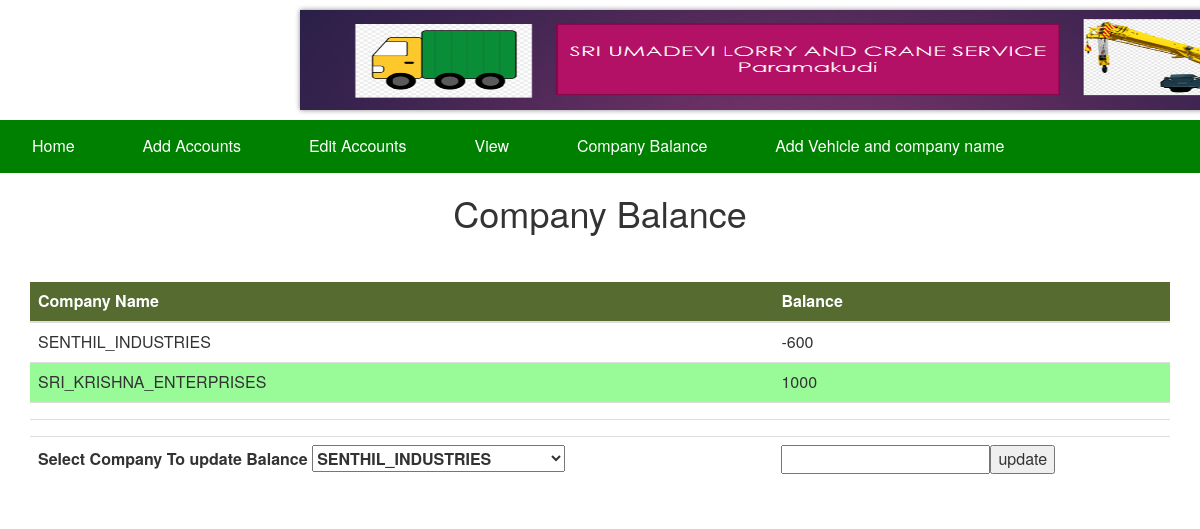
The page /cb.php on the database its author committed.
### tables this page shows
CREATE TABLE `company` (
  `company` varchar(30) NOT NULL,
  `balance` int(7) NOT NULL
);

### cb.php (the view, shortened to what this page needs)
<html>
<head>
  <link rel="stylesheet" href="https://maxcdn.bootstrapcdn.com/bootstrap/3.3.7/css/bootstrap.min.css">
</head>
<body background="nm.png">
<div class="mduimage">
<img src="headd.png" align="middle" height="100" width="1000"><br>
</div>
<br><br><br><br><br><br>
<header>
<button class="button" type="button" onclick="window.location.href='homee.php'">Home</button>
<button class="button" type="button" onclick="window.location.href='add.php'">Add Accounts</button>
<button class="button" type="button" onclick="window.location.href='edit.php'">Edit Accounts</button>
<button class="button" type="button" onclick="window.location.href='view.php'">View</button>
<button class="button" type="button" onclick="window.location.href='cb.php'">Company Balance</button>
<button class="button" type="button" onclick="window.location.href='add1.php'">Add Vehicle and company name</button>
</header>
<div class="container">
<form action="updatebal.php" method="post">
  <h1 align="center">Company Balance</h1>
  <br>
  <br>
  <table class="table">
    <thead>
      <tr bgcolor="darkolivegreen">
        <th>Company Name</th>
        <th>Balance</th>
      </tr>
	  </thead>
	  <?php
$conn=mysqli_connect("localhost","root","","umadevi");
	$sqli = "SELECT* FROM company";
    $resulti = mysqli_query($conn, $sqli);
	$var=0;
    while($rowi = mysqli_fetch_assoc($resulti)) {
		if($var==0)
		{
	  echo "<tr >";
	  echo "<td>".$rowi['company']."</td><td>" . $rowi['balance']. "</td> ";
      echo "</tr>";
	  $var=1;
		}
		else
		{
	  echo "<tr bgcolor=palegreen>";
	  echo "<td>".$rowi['company']."</td><td>" . $rowi['balance']. "</td>";
      echo "</tr>";
	  $var=0;
		}
	}
	?>
	<tr><td></td><td></td></tr>
	<tr><td></td><td></td></tr>
	<tr>
	<td><b>Select Company To update Balance<b>
	<?php
		echo "<select name='company'>";
		$conn=mysqli_connect("localhost","root","","umadevi");
	$sqli = "SELECT* FROM company";
    $resulti = mysqli_query($conn, $sqli);
	while($rowi = mysqli_fetch_assoc($resulti)) {
		echo "<option value=".$rowi['company'].">".$rowi['company']."<option>";
	}
	echo "</select>";
		?></td>
		<td><input type="text" name="amount"><input type="submit" value="update"></td></tr>
	</table>
	</form>
</body>
</html>

### cb.php (style rules this page uses)
button { background-color: #008000; border: none; color: white; padding: 15px 32px; text-align: center; text-decoration: none; display: inline-block; font-size: 16px; }
header { background-color: #008000; top: 30; }
.mduimage { position: absolute; transform: translateY(-50%); top:60; left: 300; box-shadow:0px 0px 5px 0px #888; }
th { color:white; }

### rows shown on the page
company: company "SENTHIL_INDUSTRIES", balance "-600"
company: company "SRI_KRISHNA_ENTERPRISES", balance "1000"

### other values the page prints
form field company "SENTHIL_INDUSTRIES"
